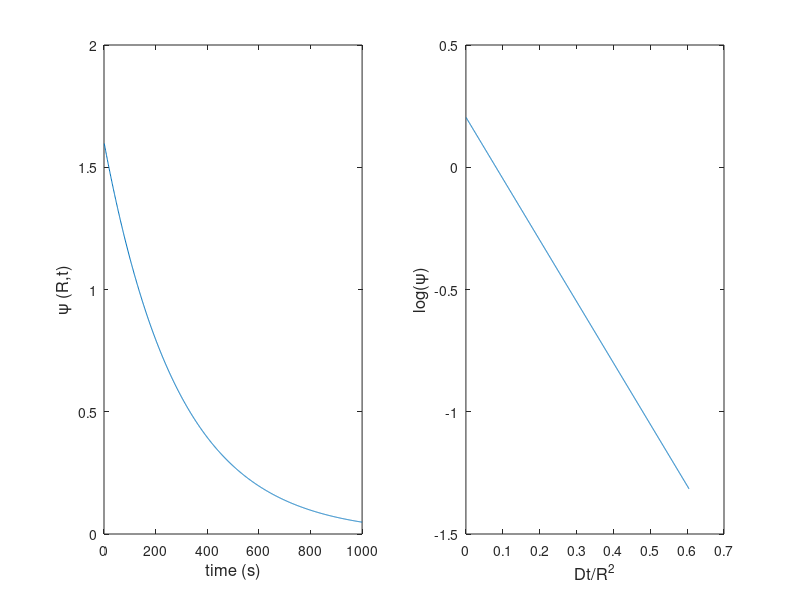
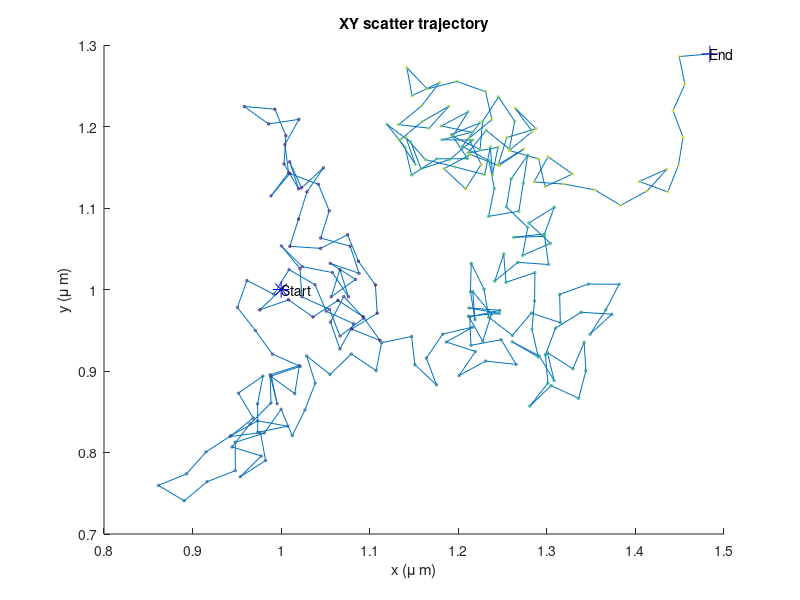
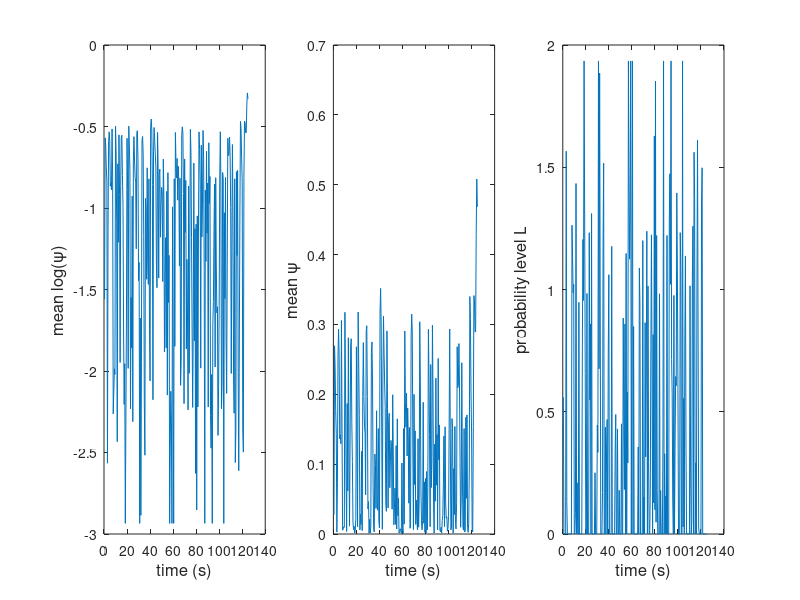

The MATLAB source for these figures, in order:
clear all, clc, close all
%% 
%%%%%%%%%%%%%%%%%%%%%%%%%%%%%%%%%%%%%%%%%%%%%%%%%%%%%%%%%%%%%%%%%%%%%%%%%

D=0.000605085473694187;                     % diffusion constant, ?m2/s             
t=1:1:1000;                                 % number of time steps, seconds        
R=1;                                        % radius of the confinement zone, ?m

start=[1 1];                % starting coordinates
num_steps=250;              % number of steps
                    
dt=0.5;                     % time step, seconds
dx=1;                     % pixel size, ?m
step_size=sqrt(4*D*dt);     % step size from D, ?m

%%%%%%%%%%%%%%%%%%%%%%%%%%%%%%%%%%%%%%%%%%%%%%%%%%%%%%%%%%%%%%%%%%%%%%%%%

% Simulate from Simson et al, 1995

omega=0.2048-2.5117*((D*t)./(R^2));
% 
% figure('Position',[20 400 700 300])
% 
% h=gcf;
% set(h,'PaperOrientation','landscape');

subplot(1,2,1)
plot(t,10.^omega); hold on;
% title('Probability to stay in confined region with radius R (Simson et al, 1995)')
xlabel('time (s)','FontSize',12);
ylabel('\psi (R,t)','FontSize',12);
box on;

subplot(1,2,2)
plot(D*t/R^2,omega);hold on;
xlabel('Dt/R^2','FontSize',12);
ylabel('log(\psi)','FontSize',12);
box on;

%% Generate random walk Trajectory

pos = zeros(num_steps,2);
pos(1,1)=start(1);
pos(1,2)=start(2);
pos(1,3)=0;

a = 1;      
b = 360;  
angle = (b-a).*rand(num_steps,1) + a;

for k=2:num_steps;
    
    pos(k,1)=(pos(k-1,1))+sin(angle(k))*step_size;
    pos(k,2)=(pos(k-1,2))+cos(angle(k))*step_size;
    pos(k,3)=k*dt; % time in seconds
    
end

% subplot(2,3,1)
figure('Position',[730 400 400 300])
line(pos(:,1)*dx,pos(:,2)*dx);hold on;
scatter(pos(:,1)*dx,pos(:,2)*dx,3,pos(:,3));hold on;
plot(pos(1,1)*dx,pos(1,2)*dx,'*b','MarkerSize',12);hold on;
text(pos(1,1)*dx,pos(1,2)*dx, 'Start');
plot(pos(length(pos),1)*dx,pos(length(pos),2)*dx,'+b','MarkerSize',12);hold on;
text(pos(length(pos),1)*dx,pos(length(pos),2)*dx,'End');hold on;
title('XY scatter trajectory');
xlabel('x (\mu m)');
ylabel('y (\mu m)');

%% Calculate confinement

% generate variable frame

frame=pos(:,3);             % time step in seconds
frame=frame/dt;             % time step in frames
frame=frame-min(frame);     % starting from 0
frame(1,1)=1;               % starting from 1

% i = frame --> Reihe
% j = gap; --> Spalte

prob=[];    %zeros(max(frame), 5);
prob2=[];   %zeros(5, 2);
d=[];
vx=[];
vy=[];


for i=1:max(frame)-4;    % for all frames
    vx=find(frame == i);
    
    if isempty(vx)==1;                   % if frame does not exist, skip   
    else
        
    c=1; 
    for j=1:4;                                         % segment length
          
        vy=find(frame <= (i+j) & frame >= i );         % select segment
        subset(:,1)=pos(vy);                           % define segment as subset
        subset(:,2)=pos(vy,2);
        
        if length(vy)==1;   % if subset is only 1 frame --> distance is 0
                     R=0;
        else    
        
            for k=2:length(subset);
            
                 d(k,1)=sqrt(((subset(k,1)-subset(1,1))^2)+((subset(k,2)-subset(1,2))^2));   
                 R=max(d);
        
            end
        
                                                                % maximum distance within subset
        prob(i:(i+j),c)=0.2048-2.5117*((D*j)./(R^2));               % probability within subset

        clear subset
        end
    
    c=c+1;    
        
    end
    clear vx vy R d c;
    
    end
   
end
clear subset

for l=1:length(prob)
    
prob2(l,1)=l;
prob2(l,2)=mean(nonzeros(prob(l,:))); % this is omega

end


L=[];

for i=1:length(prob2)
    
    if 10.^(prob2(i,2))>0.1
       L(i,1)=0;
       
    else
        
        L(i,1)=((prob2(i,2))*(-1)-1);
        
    end
L(i,2)=i;
    
end

% s1=smooth(D*prob2(:,1)*dt,prob2(:,2),0.05,'loess');
% s2=smooth(prob2(:,1)*dt,10.^(prob2(:,2)),0.05,'loess');
% s3=smooth(L(:,2)*dt, L(:,1),0.05,'loess');


figure('Position',[200 20 900 300])

subplot(1,3,1)
% plot(D*prob2(:,1)*dt,prob2(:,2));hold on;
% plot(D*prob2(:,1)*dt,s1,'-r');
plot(prob2(:,1)*dt,prob2(:,2));hold on;
% plot(prob2(:,1)*dt,s1,'-r');
xlabel('time (s)','FontSize',12);
ylabel('mean log(\psi)','FontSize',12);

subplot(1,3,2)
plot(prob2(:,1)*dt,10.^(prob2(:,2)));hold on;
% plot(prob2(:,1)*dt,s2,'-r');
xlabel('time (s)','FontSize',12);
ylabel('mean \psi','FontSize',12);

subplot(1,3,3)
plot(L(:,2)*dt, L(:,1)); hold on;
% plot(L(:,2)*dt, s3,'-r');       
xlabel('time (s)','FontSize',12);
ylabel('probability level L','FontSize',12);


%% Smoothed curves

% figure('Position',[200 20 900 300])
% subplot(1,3,1)
% % plot(D*prob2(:,1)*dt,prob2(:,2));hold on;
% plot(D*prob2(:,1)*dt,s1,'-r');
% xlabel('Dt/R^2','FontSize',12);
% ylabel('mean log(\psi)','FontSize',12);
% 
% subplot(1,3,2)
% % plot(prob2(:,1)*dt,10.^(prob2(:,2)));hold on;
% plot(prob2(:,1)*dt,s2,'-r');
% xlabel('time (s)','FontSize',12);
% ylabel('mean \psi','FontSize',12);
% 
% subplot(1,3,3)
% % plot(L(:,2)*dt, L(:,1)); hold on;
% plot(L(:,2)*dt, s3,'-r');       
% xlabel('time (s)','FontSize',12);
% ylabel('probability level L','FontSize',12);